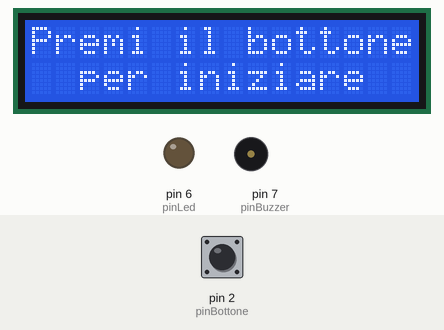
Recording of a sketch running on a simulated Arduino Uno, built with avr-gcc and run on an emulated ATmega328P. Shown: 16×2 character LCD, output pins drawn as LEDs (lit = HIGH), buzzer (waves = sounding). Inputs (shaded band) come from the test bench; at power-on: pin 2 (pinBottone) HIGH. Random numbers use the default seed unless the sketch sets one.

Above: at 1.2 s.
1.3 s: pin 2 (pinBottone) pulled LOW for 0.15 s
At 3.3 s:
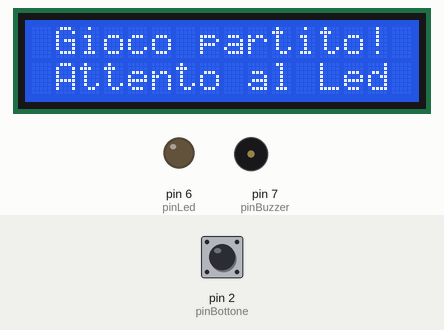
6.8 s: pin 2 (pinBottone) driven HIGH
At 9.2 s:
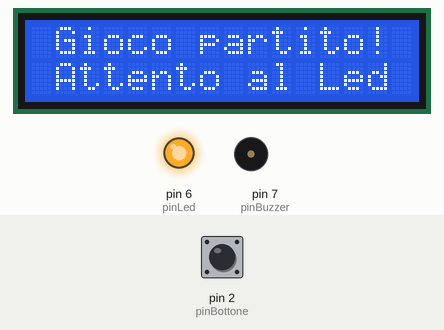
9.6 s: pin 2 (pinBottone) driven LOW
At 10.0 s:
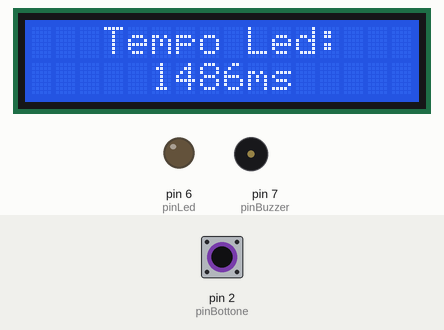
Timing chart, 0 to 12.6 s (numbered marks = the images above; inputs shaded):
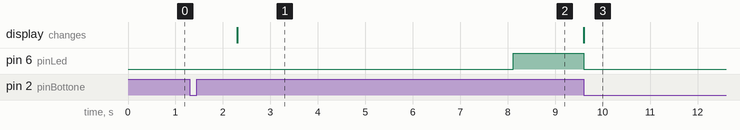

Measured:
- after the input at 1.3 s, the display: changes after 1.0 s (image 1)
- after the input at 9.6 s, pin 6 (pinLed): HIGH → LOW at once; the display: changes at once (image 3)

The sketch:

bassiatochristian_A_programmariflessi.ino
```cpp
#include <LiquidCrystal.h>

LiquidCrystal lcd(0, 1, 8, 9, 10, 11);
int pinBottone = 2;
int pinLed = 6;
int pinBuzzer = 7;
int delayLed = 0;
int delayBuzzer = 0;
int reazioneLed = 0;
int reazioneBuzzer = 0;
String svuotaSeriale = "";

void setup()
{
  lcd.begin(16, 2);
  pinMode(pinBottone,INPUT);
  digitalWrite(pinBottone,HIGH);
  pinMode(pinLed,OUTPUT);
  pinMode(pinBuzzer,OUTPUT);
}

void loop()
{
  delayLed = random(1000,7000);
  delayBuzzer = random(1000,7000);
  lcd.setCursor(0,0);
  lcd.print("Premi il bottone");
  lcd.setCursor(2,1);
  lcd.print("per iniziare");
  while(digitalRead(pinBottone) == HIGH);
  delay(1000);
  lcd.clear();
  lcd.setCursor(1,0);
  lcd.print("Gioco partito!");
  lcd.setCursor(1,1);
  lcd.print("Attento al Led");
  delay(delayLed);
  digitalWrite(pinLed,HIGH);
  reazioneLed = millis();
  while(digitalRead(pinBottone) == HIGH);
  digitalWrite(pinLed,LOW);
  reazioneLed = millis() - reazioneLed;
  lcd.clear();
  lcd.setCursor(3,0);
  lcd.print("Tempo Led:");
  lcd.setCursor(5,1);
  lcd.print(reazioneLed);
  lcd.setCursor(9,1);
  lcd.print("ms");
  delay(5000);
  lcd.clear();
  lcd.setCursor(1,0);
  lcd.print("Gioco partito!");
  lcd.setCursor(0,1);
  lcd.print("Attento al Buzz!");
  delay(delayBuzzer);
  tone(pinBuzzer, 1000);
  reazioneBuzzer = millis();
  while(digitalRead(pinBottone) == HIGH);
  reazioneBuzzer = millis() - reazioneBuzzer;
  lcd.clear();
  lcd.setCursor(2,0);
  lcd.print("Tempo Buzzer");
  lcd.setCursor(5,1);
  lcd.print(reazioneBuzzer);
  lcd.setCursor(9,1);
  lcd.print("ms");
  tone(pinBuzzer, 1000, 1);
  delay(5000);
  lcd.clear();
  lcd.setCursor(0,0);
  lcd.print("Led:");
  lcd.setCursor(5,0);
  lcd.print(reazioneLed);
  lcd.setCursor(9,0);
  lcd.print("ms");
  lcd.setCursor(0,1);
  lcd.print("Buzzer:");
  lcd.setCursor(8,1);
  lcd.print(reazioneBuzzer);
  lcd.setCursor(12,1);
  lcd.print("ms");
  delay(5000);
  while(digitalRead(pinBottone) == HIGH);
}
```
